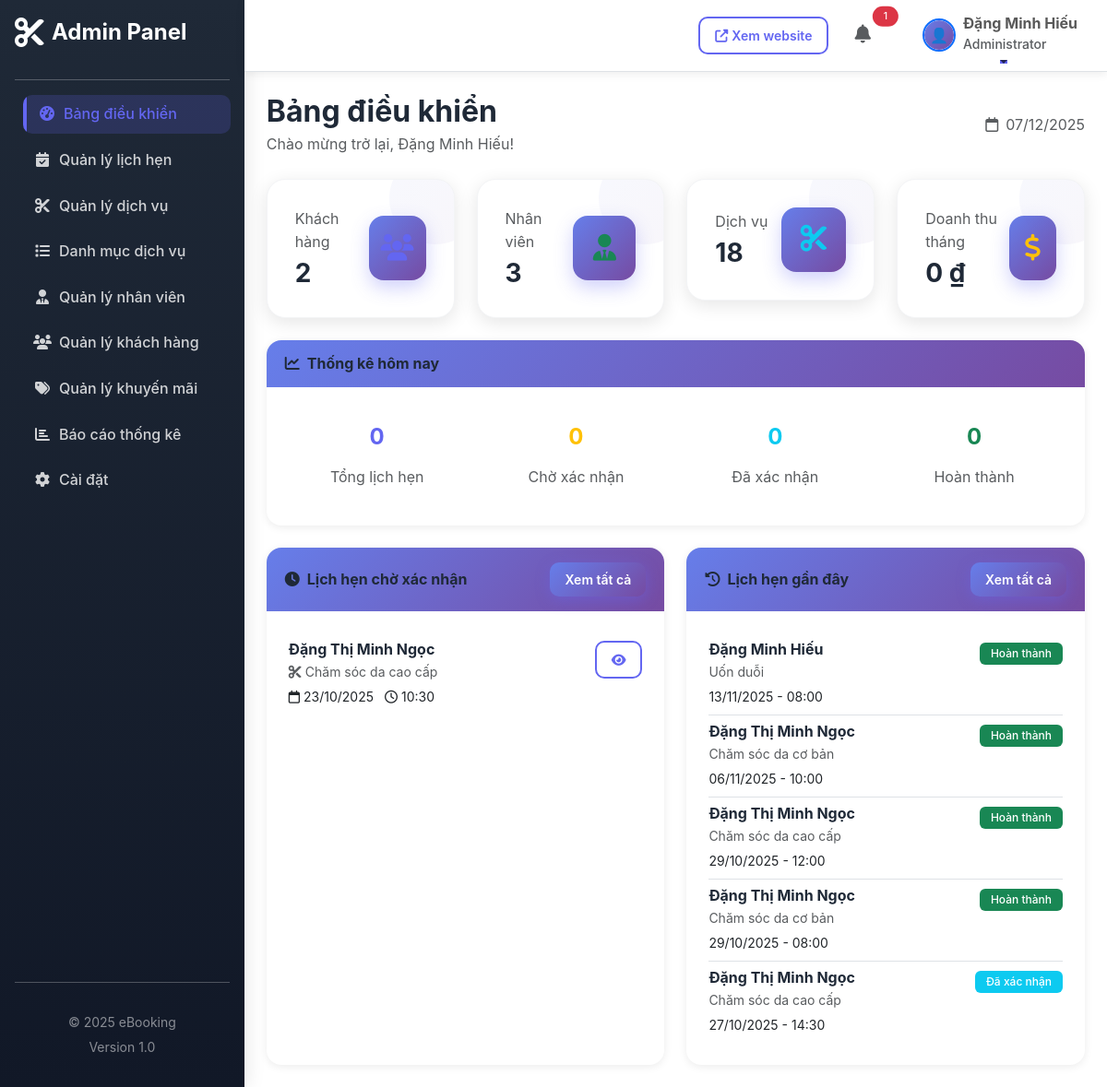
Page /admin/dashboard.php (signed in) on the committed database.
### tables this page shows
CREATE TABLE `bookings` (
  `booking_id` int(11) NOT NULL,
  `customer_id` int(11) NOT NULL,
  `service_id` int(11) NOT NULL,
  `staff_id` int(11) NOT NULL,
  `booking_date` date NOT NULL,
  `booking_time` time NOT NULL,
  `duration` int(11) NOT NULL COMMENT 'Thời gian (phút)',
  `total_price` decimal(10,2) NOT NULL,
  `status` enum('pending','confirmed','completed','cancelled','no_show') DEFAULT 'pending',
  `payment_status` enum('unpaid','paid','refunded') DEFAULT 'unpaid',
  `payment_method` enum('cash','card','transfer','momo','zalopay') DEFAULT 'cash',
  `notes` text DEFAULT NULL,
  `cancellation_reason` text DEFAULT NULL,
  `created_at` timestamp NOT NULL DEFAULT current_timestamp(),
  `updated_at` timestamp NOT NULL DEFAULT current_timestamp() ON UPDATE current_timestamp()
);

CREATE TABLE `users` (
  `user_id` int(11) NOT NULL,
  `username` varchar(50) NOT NULL,
  `email` varchar(100) NOT NULL,
  `password` varchar(255) NOT NULL,
  `full_name` varchar(100) NOT NULL,
  `phone` varchar(20) DEFAULT NULL,
  `address` text DEFAULT NULL,
  `role` enum('admin','customer','staff') DEFAULT 'customer',
  `avatar` varchar(255) DEFAULT NULL,
  `status` enum('active','inactive','blocked') DEFAULT 'active',
  `created_at` timestamp NOT NULL DEFAULT current_timestamp(),
  `updated_at` timestamp NOT NULL DEFAULT current_timestamp() ON UPDATE current_timestamp()
);

CREATE TABLE `services` (
  `service_id` int(11) NOT NULL,
  `category_id` int(11) NOT NULL,
  `service_name` varchar(150) NOT NULL,
  `description` text DEFAULT NULL,
  `price` decimal(10,2) NOT NULL,
  `duration` int(11) NOT NULL COMMENT 'Thời gian thực hiện (phút)',
  `image` varchar(255) DEFAULT NULL,
  `status` enum('active','inactive') DEFAULT 'active',
  `created_at` timestamp NOT NULL DEFAULT current_timestamp(),
  `updated_at` timestamp NOT NULL DEFAULT current_timestamp() ON UPDATE current_timestamp()
);

### admin/dashboard.php (the view, shortened to what the rows shown need)
<?php
require_once '../models/Booking.php';
$database = new Database();
$db = $database->getConnection();
$bookingModel = new Booking($db);
$recent_bookings = $bookingModel->getAllBookings([], 10, 0);
$pending_bookings = $bookingModel->getAllBookings(['status' => 'pending'], 5, 0);
?>
<!DOCTYPE html>
<html lang="vi">
<head>
    <link href="https://cdn.jsdelivr.net/npm/bootstrap@5.3.0/dist/css/bootstrap.min.css" rel="stylesheet">
    <link rel="stylesheet" href="https://cdnjs.cloudflare.com/ajax/libs/font-awesome/6.4.0/css/all.min.css">
    <link rel="stylesheet" href="<?php echo BASE_URL; ?>/assets/css/style.css">
</head>
<body>
    <div class="d-flex">
        <div class="flex-grow-1">
            <div class="container-fluid p-4">
                <div class="d-flex justify-content-between align-items-center mb-4">
                    <div>
                        <h2 class="fw-bold mb-1">Bảng điều khiển</h2>
                    </div>
                </div>
                <div class="row g-4">
                    <div class="col-lg-6">
                        <div class="card border-0 shadow-sm h-100">
                            <div class="card-body">
                                <?php if (empty($pending_bookings)): ?>
                                    <p class="text-muted text-center py-4">Không có lịch hẹn chờ xác nhận</p>
                                <?php else: ?>
                                    <div class="list-group list-group-flush">
                                        <?php foreach ($pending_bookings as $booking): ?>
                                        <div class="list-group-item px-0">
                                            <div class="d-flex justify-content-between align-items-start">
                                                <div>
                                                    <h6 class="mb-1"><?php echo htmlspecialchars($booking['customer_name']); ?></h6>
                                                    <p class="mb-1 small text-muted">
                                                        <i class="fas fa-cut me-1"></i><?php echo htmlspecialchars($booking['service_name']); ?>
                                                    </p>
                                                    <p class="mb-0 small">
                                                        <i class="far fa-calendar me-1"></i><?php echo formatDate($booking['booking_date']); ?>
                                                        <i class="far fa-clock ms-2 me-1"></i><?php echo formatTime($booking['booking_time']); ?>
                                                    </p>
                                                </div>
                                                <div>
                                                    <a href="bookings.php"
                                                       class="btn btn-sm btn-outline-primary"
                                                       title="Xem chi tiết">
                                                        <i class="fas fa-eye"></i>
                                                    </a>
                                                </div>
                                            </div>
                                        </div>
                                        <?php endforeach; ?>
                                    </div>
                                <?php endif; ?>
                            </div>
                        </div>
                    </div>
                    <div class="col-lg-6">
                        <div class="card border-0 shadow-sm h-100">
                            <div class="card-body">
                                <?php if (empty($recent_bookings)): ?>
                                    <p class="text-muted text-center py-4">Chưa có lịch hẹn nào</p>
                                <?php else: ?>
                                    <div class="list-group list-group-flush">
                                        <?php foreach (array_slice($recent_bookings, 0, 5) as $booking): ?>
                                        <div class="list-group-item px-0">
                                            <div class="d-flex justify-content-between align-items-start">
                                                <div>
                                                    <h6 class="mb-1"><?php echo htmlspecialchars($booking['customer_name']); ?></h6>
                                                    <p class="mb-1 small text-muted">
                                                        <?php echo htmlspecialchars($booking['service_name']); ?>
                                                    </p>
                                                    <p class="mb-0 small">
                                                        <?php echo formatDate($booking['booking_date']); ?> -
                                                        <?php echo formatTime($booking['booking_time']); ?>
                                                    </p>
                                                </div>
                                                <div>
                                                    <span class="badge bg-<?php echo getBookingStatusBadge($booking['status']); ?>">
                                                        <?php echo getBookingStatusText($booking['status']); ?>
                                                    </span>
                                                </div>
                                            </div>
                                        </div>
                                        <?php endforeach; ?>
                                    </div>
                                <?php endif; ?>
                            </div>
                        </div>
                    </div>
                </div>
            </div>
        </div>
    </div>
</body>
</html>

### rows in the picture
bookings: customer.full_name "Đặng Thị Minh Ngọc", service.service_name "Chăm sóc da cao cấp", booking_date "23/10/2025", booking_time "10:30"
bookings: customer.full_name "Đặng Minh Hiếu", service.service_name "Uốn duỗi", booking_date "13/11/2025", booking_time "08:00", status "Hoàn thành"
bookings: customer.full_name "Đặng Thị Minh Ngọc", service.service_name "Chăm sóc da cơ bản", booking_date "06/11/2025", booking_time "10:00", status "Hoàn thành"
bookings: customer.full_name "Đặng Thị Minh Ngọc", service.service_name "Chăm sóc da cao cấp", booking_date "29/10/2025", booking_time "12:00", status "Hoàn thành"
bookings: customer.full_name "Đặng Thị Minh Ngọc", service.service_name "Chăm sóc da cơ bản", booking_date "29/10/2025", booking_time "08:00", status "Hoàn thành"
bookings: customer.full_name "Đặng Thị Minh Ngọc", service.service_name "Chăm sóc da cao cấp", booking_date "27/10/2025", booking_time "14:30", status "Đã xác nhận"

### other values in the picture
SITE_NAME "eBooking"
$pending_count "1"
$_SESSION['full_name'] "Đặng Minh Hiếu"
$total_customers "2"
$total_staff "3"
$total_services "18"
formatCurrency($month_stats['total_revenue'] ?? 0) "0 ₫"
$today_stats['total_bookings'] "0"
$today_stats['pending'] "0"
$today_stats['confirmed'] "0"
$today_stats['completed'] "0"
